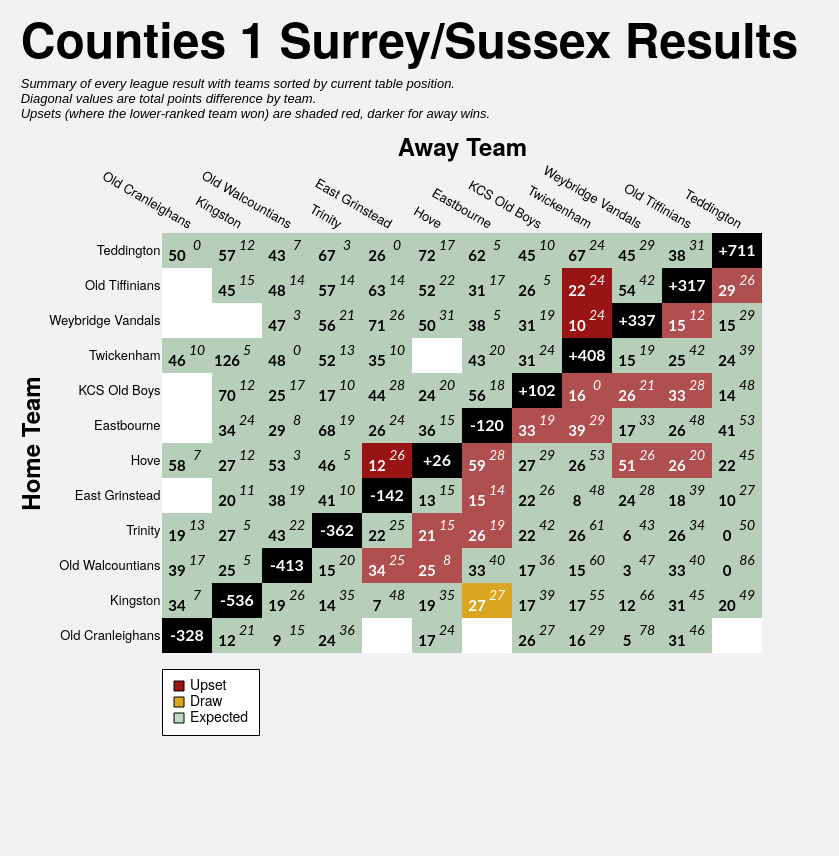

Write the Vega-Lite specification saved for this chart.
### Vega-Lite specification from a JSON file in a GitHub repository (floating-point values rounded to 4 significant figures; data arrays with more than 128 entries replaced by an {"elided": "..."} marker saying what was removed)
{"config": {"axis": {"labelFont": "PT Sans Narrow, Helvetica Neue, Helvetica, Arial, sans-serif", "titleFont": "PT Sans Narrow, Helvetica Neue, Helvetica, Arial, sans-serif", "labelFontSize": 13, "titleFontSize": 24, "gridColor": "#202947", "gridOpacity": 0.2}, "text": {"font": "Lato, sans-serif"}, "bar": {"cornerRadiusEnd": 5}, "header": {"labelFont": "PT Sans Narrow, Helvetica Neue, Helvetica, Arial, sans-serif", "titleFont": "PT Sans Narrow, Helvetica Neue, Helvetica, Arial, sans-serif", "labelFontSize": 24, "titleFontSize": 28, "labelFontWeight": "bold", "orient": "left"}, "legend": {"labelFont": "PT Sans Narrow, Helvetica Neue, Helvetica, Arial, sans-serif", "titleFont": "PT Sans Narrow, Helvetica Neue, Helvetica, Arial, sans-serif", "labelFontSize": 14, "titleFontSize": 16, "titlePadding": 5, "fillColor": "white", "strokeColor": "black", "padding": 10, "titleFontWeight": "lighter", "titleFontStyle": "italic", "titleColor": "gray", "offset": 10}, "title": {"font": "PT Sans Narrow, Helvetica Neue, Helvetica, Arial, sans-serif", "fontSize": 48, "fontWeight": "bold", "anchor": "start", "align": "center", "titlePadding": 20, "subtitlePadding": 10, "subtitleFontSize": 13, "subtitleColor": "", "subtitleFontStyle": "italic", "offset": 15, "color": "black"}, "axisX": {"labelAngle": 0}, "facet": {"title": null, "header": null, "align": {"row": "each", "column": "each"}}, "resolve": {"scale": {"y": "independent", "facet": "independent"}}, "background": "#f2f1f4", "scale": {"offsetBandPaddingOuter": 0.2, "offsetBandPaddingInner": 0.1}, "view": {"stroke": null}}, "layer": [{"data": {"name": "data-75924ced8e58fdf6c3bfddf457cb49ac"}, "mark": {"type": "rect"}, "encoding": {"color": {"field": "unexpected_result", "legend": {"columns": 1, "direction": "horizontal", "labelExpr": "datum.value === 'Upset (Away Win)' ? 'Upset' : datum.value", "labelLimit": 220, "offset": 16, "orient": "bottom", "symbolStrokeColor": "black", "symbolStrokeWidth": 1, "values": ["Upset (Away Win)", "Draw", "Expected"]}, "scale": {"domain": ["Expected", "Upset (Home Win)", "Upset (Away Win)", "Draw", "To be played", "N/A"], "range": ["#146f1444", "#991515bb", "#991515", "goldenrod", "white", "black"]}, "title": null, "type": "nominal"}, "opacity": {"condition": {"test": "datum.home_team == param_19['home_team'] || datum.away_team == param_19['home_team'] || !isValid(param_19['home_team'])", "value": 1.0}, "value": 0.1}, "tooltip": [{"field": "home_team", "title": "Home", "type": "nominal"}, {"field": "away_team", "title": "Away", "type": "nominal"}, {"field": "home_score_text", "title": "Home Score", "type": "nominal"}, {"field": "away_score_text", "title": "Away Score", "type": "nominal"}, {"field": "result", "title": "Result", "type": "nominal"}, {"field": "unexpected_result", "title": "Unexpectedness", "type": "nominal"}, {"field": "date", "format": "%d %b %Y", "title": "Date", "type": "temporal"}], "x": {"axis": {"domain": false, "grid": false, "labelAngle": 30, "orient": "top", "ticks": false}, "field": "away_team", "sort": ["Old Cranleighans", "Kingston", "Old Walcountians", "Trinity", "East Grinstead", "Hove", "Eastbourne", "KCS Old Boys", "Twickenham", "Weybridge Vandals", "Old Tiffinians", "Teddington"], "title": "Away Team", "type": "nominal"}, "y": {"axis": {"domain": false, "grid": false, "ticks": false}, "field": "home_team", "sort": ["Teddington", "Old Tiffinians", "Weybridge Vandals", "Twickenham", "KCS Old Boys", "Eastbourne", "Hove", "East Grinstead", "Trinity", "Old Walcountians", "Kingston", "Old Cranleighans"], "title": "Home Team", "type": "nominal"}}, "name": "view_18"}, {"data": {"name": "data-75924ced8e58fdf6c3bfddf457cb49ac"}, "mark": {"type": "text", "fontStyle": "italic", "size": 14, "xOffset": 10, "yOffset": -5}, "encoding": {"color": {"condition": {"test": "(datum.home_team == param_19['home_team'] || datum.away_team == param_19['home_team'] || !isValid(param_19['home_team'])) && datum.unexpected_result == 'Expected'", "value": "black"}, "value": "white"}, "text": {"field": "away_score_text", "type": "nominal"}, "x": {"field": "away_team", "sort": ["Old Cranleighans", "Kingston", "Old Walcountians", "Trinity", "East Grinstead", "Hove", "Eastbourne", "KCS Old Boys", "Twickenham", "Weybridge Vandals", "Old Tiffinians", "Teddington"], "type": "nominal"}, "y": {"field": "home_team", "sort": ["Teddington", "Old Tiffinians", "Weybridge Vandals", "Twickenham", "KCS Old Boys", "Eastbourne", "Hove", "East Grinstead", "Trinity", "Old Walcountians", "Kingston", "Old Cranleighans"], "type": "nominal"}}, "transform": [{"filter": "datum.away_score_text != '' && datum.away_score_text != 'WO'"}]}, {"data": {"name": "data-75924ced8e58fdf6c3bfddf457cb49ac"}, "mark": {"type": "text", "size": 12, "xOffset": 10, "yOffset": -5}, "encoding": {"color": {"condition": {"test": "(datum.home_team == param_19['home_team'] || datum.away_team == param_19['home_team'] || !isValid(param_19['home_team'])) && datum.unexpected_result == 'Expected'", "value": "black"}, "value": "white"}, "text": {"field": "away_score_text", "type": "nominal"}, "x": {"field": "away_team", "sort": ["Old Cranleighans", "Kingston", "Old Walcountians", "Trinity", "East Grinstead", "Hove", "Eastbourne", "KCS Old Boys", "Twickenham", "Weybridge Vandals", "Old Tiffinians", "Teddington"], "type": "nominal"}, "y": {"field": "home_team", "sort": ["Teddington", "Old Tiffinians", "Weybridge Vandals", "Twickenham", "KCS Old Boys", "Eastbourne", "Hove", "East Grinstead", "Trinity", "Old Walcountians", "Kingston", "Old Cranleighans"], "type": "nominal"}}, "transform": [{"filter": "datum.away_score_text == 'WO'"}]}, {"data": {"name": "data-75924ced8e58fdf6c3bfddf457cb49ac"}, "mark": {"type": "text", "fontWeight": "bold", "size": 15, "xOffset": -10, "yOffset": 5}, "encoding": {"color": {"condition": {"test": "(datum.home_team == param_19['home_team'] || datum.away_team == param_19['home_team'] || !isValid(param_19['home_team'])) && datum.unexpected_result == 'Expected'", "value": "black"}, "value": "white"}, "text": {"field": "home_score_text", "type": "nominal"}, "x": {"field": "away_team", "sort": ["Old Cranleighans", "Kingston", "Old Walcountians", "Trinity", "East Grinstead", "Hove", "Eastbourne", "KCS Old Boys", "Twickenham", "Weybridge Vandals", "Old Tiffinians", "Teddington"], "type": "nominal"}, "y": {"field": "home_team", "sort": ["Teddington", "Old Tiffinians", "Weybridge Vandals", "Twickenham", "KCS Old Boys", "Eastbourne", "Hove", "East Grinstead", "Trinity", "Old Walcountians", "Kingston", "Old Cranleighans"], "type": "nominal"}}, "transform": [{"filter": "datum.home_score_text != '' && datum.home_score_text != 'WO'"}]}, {"data": {"name": "data-75924ced8e58fdf6c3bfddf457cb49ac"}, "mark": {"type": "text", "size": 12, "xOffset": -10, "yOffset": 5}, "encoding": {"color": {"condition": {"test": "(datum.home_team == param_19['home_team'] || datum.away_team == param_19['home_team'] || !isValid(param_19['home_team'])) && datum.unexpected_result == 'Expected'", "value": "black"}, "value": "white"}, "text": {"field": "home_score_text", "type": "nominal"}, "x": {"field": "away_team", "sort": ["Old Cranleighans", "Kingston", "Old Walcountians", "Trinity", "East Grinstead", "Hove", "Eastbourne", "KCS Old Boys", "Twickenham", "Weybridge Vandals", "Old Tiffinians", "Teddington"], "type": "nominal"}, "y": {"field": "home_team", "sort": ["Teddington", "Old Tiffinians", "Weybridge Vandals", "Twickenham", "KCS Old Boys", "Eastbourne", "Hove", "East Grinstead", "Trinity", "Old Walcountians", "Kingston", "Old Cranleighans"], "type": "nominal"}}, "transform": [{"filter": "datum.home_score_text == 'WO'"}]}, {"data": {"name": "data-632306f8b92a861483858ecfe633869c"}, "mark": {"type": "text", "color": "white", "fontWeight": "bold", "size": 16}, "encoding": {"text": {"field": "display_text", "type": "nominal"}, "tooltip": [{"field": "home_team", "title": "Team", "type": "nominal"}, {"field": "display_text", "title": "Points Difference", "type": "nominal"}], "x": {"field": "away_team", "sort": ["Old Cranleighans", "Kingston", "Old Walcountians", "Trinity", "East Grinstead", "Hove", "Eastbourne", "KCS Old Boys", "Twickenham", "Weybridge Vandals", "Old Tiffinians", "Teddington"], "type": "nominal"}, "y": {"field": "home_team", "sort": ["Teddington", "Old Tiffinians", "Weybridge Vandals", "Twickenham", "KCS Old Boys", "Eastbourne", "Hove", "East Grinstead", "Trinity", "Old Walcountians", "Kingston", "Old Cranleighans"], "type": "nominal"}}}], "height": {"step": 35}, "padding": {"left": 20, "top": 20, "right": 40, "bottom": 120}, "params": [{"name": "param_19", "select": {"type": "point", "clear": "dblclick", "fields": ["home_team"], "on": "click"}, "value": null, "views": ["view_18"]}], "title": {"text": "Counties 1 Surrey/Sussex Results", "subtitle": ["Summary of every league result with teams sorted by current table position.", "Diagonal values are total points difference by team.", "Upsets (where the lower-ranked team won) are shaded red, darker for away wins."]}, "width": {"step": 50}, "$schema": "https://vega.github.io/schema/vega-lite/v5.20.1.json", "datasets": {"data-75924ced8e58fdf6c3bfddf457cb49ac": {"elided": "144 records"}, "data-632306f8b92a861483858ecfe633869c": [{"home_team": "East Grinstead", "away_team": "East Grinstead", "match_id": null, "date": "", "home_score": null, "away_score": null, "home_walkover": null, "away_walkover": null, "result": "N/A", "home_score_text": "", "away_score_text": "", "wo_result": "", "score_text": "", "display_text": "-142", "is_diagonal": true, "result_simple": "N/A", "unexpected_result": "N/A", "unexpected_opacity": 1.0}, {"home_team": "Eastbourne", "away_team": "Eastbourne", "match_id": null, "date": "", "home_score": null, "away_score": null, "home_walkover": null, "away_walkover": null, "result": "N/A", "home_score_text": "", "away_score_text": "", "wo_result": "", "score_text": "", "display_text": "-120", "is_diagonal": true, "result_simple": "N/A", "unexpected_result": "N/A", "unexpected_opacity": 1.0}, {"home_team": "Hove", "away_team": "Hove", "match_id": null, "date": "", "home_score": null, "away_score": null, "home_walkover": null, "away_walkover": null, "result": "N/A", "home_score_text": "", "away_score_text": "", "wo_result": "", "score_text": "", "display_text": "+26", "is_diagonal": true, "result_simple": "N/A", "unexpected_result": "N/A", "unexpected_opacity": 1.0}, {"home_team": "KCS Old Boys", "away_team": "KCS Old Boys", "match_id": null, "date": "", "home_score": null, "away_score": null, "home_walkover": null, "away_walkover": null, "result": "N/A", "home_score_text": "", "away_score_text": "", "wo_result": "", "score_text": "", "display_text": "+102", "is_diagonal": true, "result_simple": "N/A", "unexpected_result": "N/A", "unexpected_opacity": 1.0}, {"home_team": "Kingston", "away_team": "Kingston", "match_id": null, "date": "", "home_score": null, "away_score": null, "home_walkover": null, "away_walkover": null, "result": "N/A", "home_score_text": "", "away_score_text": "", "wo_result": "", "score_text": "", "display_text": "-536", "is_diagonal": true, "result_simple": "N/A", "unexpected_result": "N/A", "unexpected_opacity": 1.0}, {"home_team": "Old Cranleighans", "away_team": "Old Cranleighans", "match_id": null, "date": "", "home_score": null, "away_score": null, "home_walkover": null, "away_walkover": null, "result": "N/A", "home_score_text": "", "away_score_text": "", "wo_result": "", "score_text": "", "display_text": "-328", "is_diagonal": true, "result_simple": "N/A", "unexpected_result": "N/A", "unexpected_opacity": 1.0}, {"home_team": "Old Tiffinians", "away_team": "Old Tiffinians", "match_id": null, "date": "", "home_score": null, "away_score": null, "home_walkover": null, "away_walkover": null, "result": "N/A", "home_score_text": "", "away_score_text": "", "wo_result": "", "score_text": "", "display_text": "+317", "is_diagonal": true, "result_simple": "N/A", "unexpected_result": "N/A", "unexpected_opacity": 1.0}, {"home_team": "Old Walcountians", "away_team": "Old Walcountians", "match_id": null, "date": "", "home_score": null, "away_score": null, "home_walkover": null, "away_walkover": null, "result": "N/A", "home_score_text": "", "away_score_text": "", "wo_result": "", "score_text": "", "display_text": "-413", "is_diagonal": true, "result_simple": "N/A", "unexpected_result": "N/A", "unexpected_opacity": 1.0}, {"home_team": "Teddington", "away_team": "Teddington", "match_id": null, "date": "", "home_score": null, "away_score": null, "home_walkover": null, "away_walkover": null, "result": "N/A", "home_score_text": "", "away_score_text": "", "wo_result": "", "score_text": "", "display_text": "+711", "is_diagonal": true, "result_simple": "N/A", "unexpected_result": "N/A", "unexpected_opacity": 1.0}, {"home_team": "Trinity", "away_team": "Trinity", "match_id": null, "date": "", "home_score": null, "away_score": null, "home_walkover": null, "away_walkover": null, "result": "N/A", "home_score_text": "", "away_score_text": "", "wo_result": "", "score_text": "", "display_text": "-362", "is_diagonal": true, "result_simple": "N/A", "unexpected_result": "N/A", "unexpected_opacity": 1.0}, {"home_team": "Twickenham", "away_team": "Twickenham", "match_id": null, "date": "", "home_score": null, "away_score": null, "home_walkover": null, "away_walkover": null, "result": "N/A", "home_score_text": "", "away_score_text": "", "wo_result": "", "score_text": "", "display_text": "+408", "is_diagonal": true, "result_simple": "N/A", "unexpected_result": "N/A", "unexpected_opacity": 1.0}, {"home_team": "Weybridge Vandals", "away_team": "Weybridge Vandals", "match_id": null, "date": "", "home_score": null, "away_score": null, "home_walkover": null, "away_walkover": null, "result": "N/A", "home_score_text": "", "away_score_text": "", "wo_result": "", "score_text": "", "display_text": "+337", "is_diagonal": true, "result_simple": "N/A", "unexpected_result": "N/A", "unexpected_opacity": 1.0}]}}
